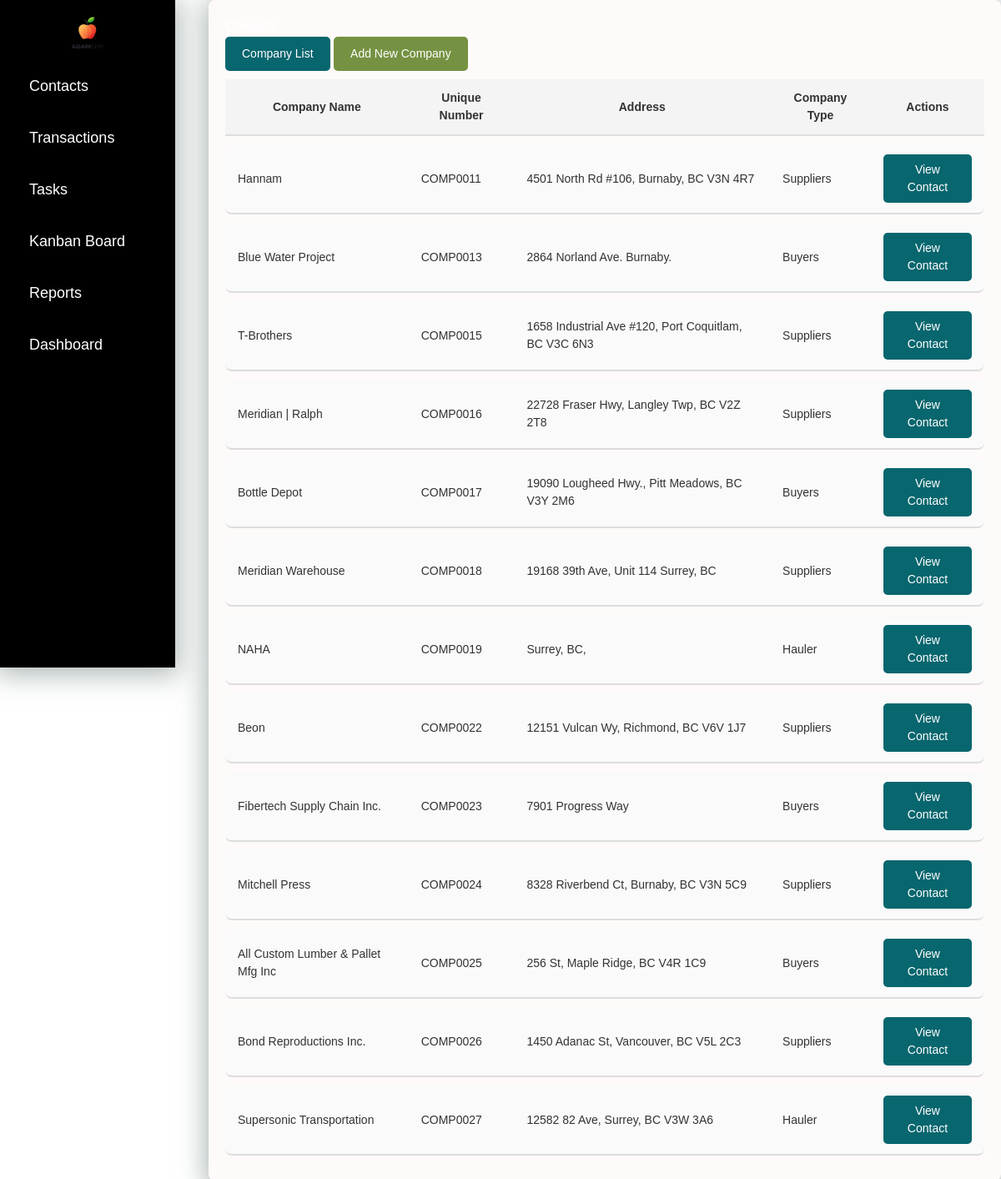
The page /contacts/ on the database as committed earlier.
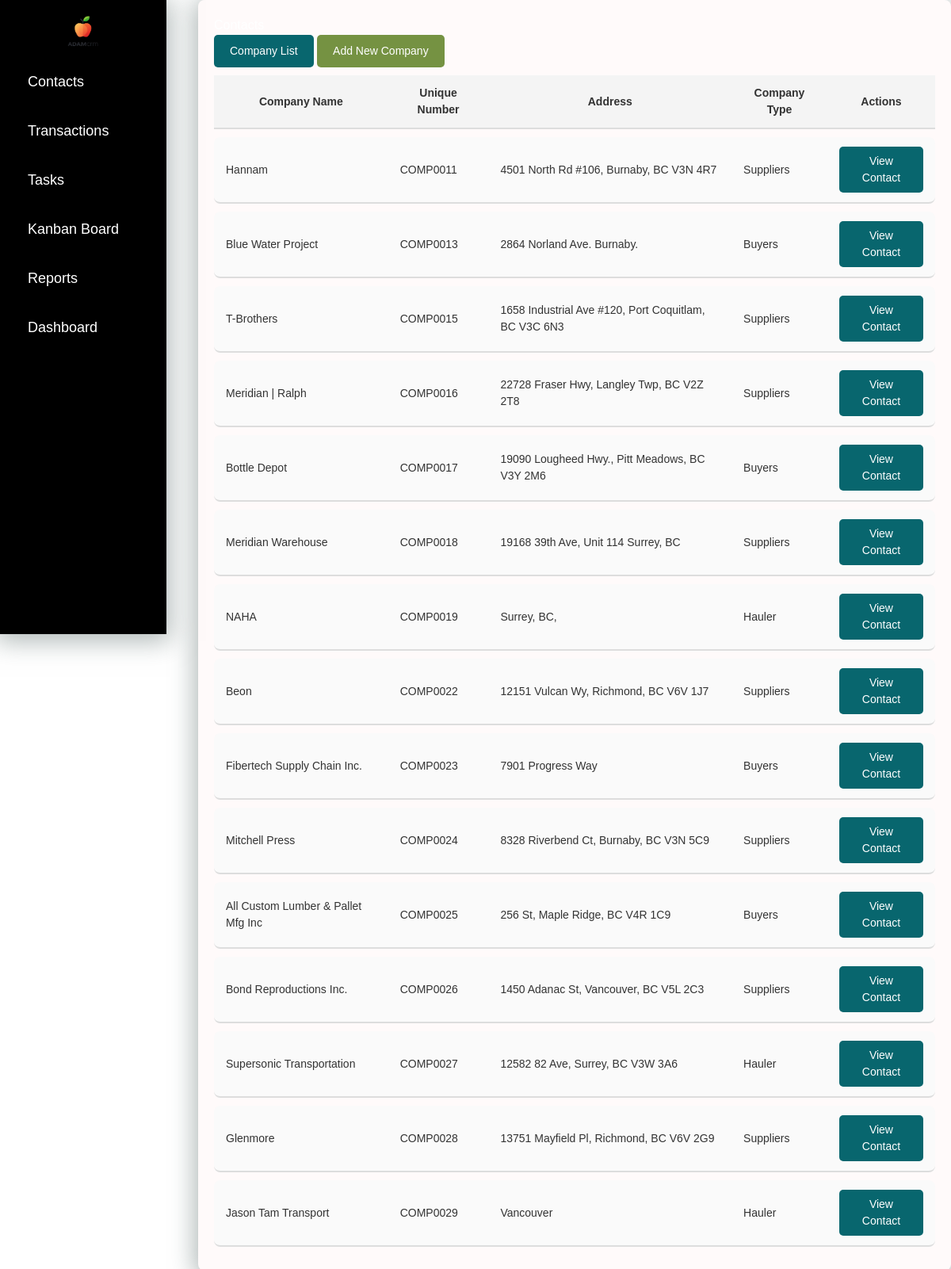
The same page on the database as committed later.
### crm/models.py (models this page shows, shortened)
class Company(models.Model):
    name = models.CharField(max_length=200, unique=True)
    unique_number = models.CharField(max_length=255, unique=True, blank=True, null=True)

class Contact(models.Model):
    company = models.ForeignKey(Company, on_delete=models.CASCADE, related_name="contacts")
    address = models.CharField(max_length=255, blank=True, null=True)
    company_type = models.CharField(
        max_length=10,
        choices=[
            ('suppliers', 'Suppliers'),
            ('hauler', 'Hauler'),
            ('buyers', 'Buyers'),
        ],
        default='suppliers'
    )

### crm/views.py (the view)
# urls.py: path("contacts/", views.contacts_view, name="contacts_list"),
def contacts_view(request):
    companies = Company.objects.prefetch_related('contacts').all()
    return render(request, 'crm/contacts_list.html', {'companies': companies})

### crm/templates/crm/contacts_list.html (shortened to what this page needs)
{% extends 'crm/index.html' %}
{% load static %}
{% block content %}
    <h1>Contacts</h1>
    <div class="buttons">
        <a href="{% url 'company_main' %}">
            <button class="btn btn-primary">Company List</button>
        </a>
        <a href="{% url 'add_company' %}">
            <button class="btn btn-success">Add New Company</button>
        </a>
    </div>
    <table class="contacts-table">
        <thead>
            <tr>
                <th>Company Name</th>
                <th>Unique Number</th>
                <th>Address</th>
                <th>Company Type</th>
                <th>Actions</th>
            </tr>
        </thead>
        <tbody>
            {% for company in companies %}
                <tr>
                    <td>{{ company.name }}</td>
                    <td>{{ company.unique_number }}</td>
                    <td>
                        {% if company.contacts.first %}
                            {{ company.contacts.first.address }}
                        {% else %}
                            <span class="no-contact">No contacts available</span>
                        {% endif %}
                    </td>
                    <td>
                        {% if company.contacts.first %}
                            {{ company.contacts.first.get_company_type_display }}
                        {% else %}
                            <span class="no-contact">No contacts available</span>
                        {% endif %}
                    </td>
                    <td>
                        {% if company.contacts.first %}
                            <a href="{% url 'view_contact' company.contacts.first.id %}">
                                <button class="btn btn-primary">View Contact</button>
                            </a>
                        {% else %}
                            <span class="no-contact">No contact available</span>
                        {% endif %}
                    </td>
                </tr>
            {% endfor %}
        </tbody>
    </table>
    <link rel="stylesheet" href="{% static 'crm/contacts_list.css' %}">
{% endblock %}

Rows that differ between the two databases and show on the page:
added Company: name "Glenmore", unique_number "COMP0028", contacts.first.address "13751 Mayfield Pl, Richmond, BC V6V 2G9", contacts.first.company_type "Suppliers", shows "View Contact"
added Company: name "Jason Tam Transport", unique_number "COMP0029", contacts.first.address "Vancouver", contacts.first.company_type "Hauler", shows "View Contact"
